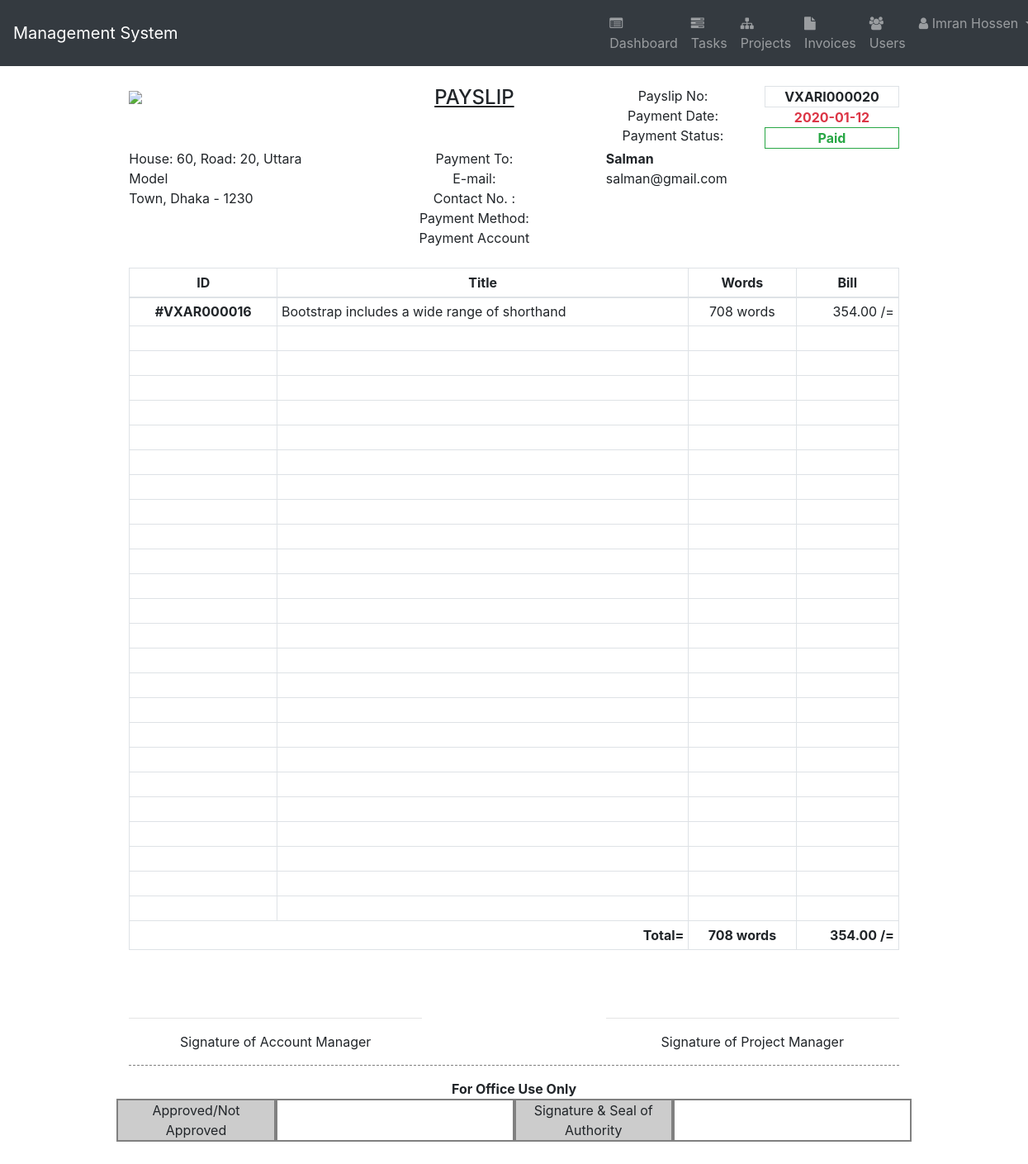
Page /generate.php?invoice=20 (signed in) on the committed database.
### tables this page shows
CREATE TABLE `invoice` (
  `id` int(255) NOT NULL,
  `name` varchar(255) NOT NULL,
  `paid` int(255) NOT NULL,
  `words` int(255) NOT NULL,
  `paid_to` int(100) NOT NULL,
  `creation_date` timestamp(6) NOT NULL DEFAULT CURRENT_TIMESTAMP(6),
  `paid_date` timestamp(6) NULL DEFAULT NULL,
  `status` int(2) NOT NULL
);

CREATE TABLE `users` (
  `id` int(255) NOT NULL,
  `name` varchar(100) NOT NULL,
  `email` varchar(100) NOT NULL,
  `phone` varchar(20) NOT NULL,
  `address` varchar(255) NOT NULL,
  `payment_method` varchar(255) NOT NULL,
  `payment_account` varchar(255) NOT NULL,
  `rate` int(255) NOT NULL,
  `role` varchar(100) NOT NULL,
  `fb_url` varchar(255) NOT NULL,
  `twitter_url` varchar(255) NOT NULL,
  `instagram_url` varchar(255) NOT NULL,
  `password` varchar(20) NOT NULL,
  `picture` varchar(10000) NOT NULL,
  `quality` int(1) NOT NULL,
  `join_date` timestamp(6) NOT NULL DEFAULT CURRENT_TIMESTAMP(6)
);

CREATE TABLE `tasks` (
  `id` int(255) NOT NULL,
  `name` varchar(255) NOT NULL,
  `description` varchar(10000) NOT NULL,
  `assignee` int(255) NOT NULL,
  `creator` int(255) NOT NULL,
  `words` int(255) NOT NULL,
  `rate` int(255) NOT NULL,
  `type` varchar(255) NOT NULL,
  `project` int(255) NOT NULL,
  `deadline` date DEFAULT NULL,
  `created` timestamp(6) NOT NULL DEFAULT CURRENT_TIMESTAMP(6),
  `status` varchar(100) NOT NULL,
  `publishing` int(255) NOT NULL,
  `publisher` int(255) NOT NULL,
  `publish_status` int(255) NOT NULL,
  `publish_link` varchar(255) NOT NULL,
  `invoice` varchar(255) NOT NULL,
  `attachment` varchar(1000) NOT NULL,
  `remarks` varchar(1000) NOT NULL,
  `priority` int(255) NOT NULL
);

### functions/DB.func.php (called while the page is built, shortened)
<?php
function get_user_data($connect,$id){
	$sql = "SELECT * FROM users WHERE id=$id";
	$result = $connect->query($sql);
	if ($result->num_rows > 0) {
		return $result->fetch_assoc();
	}
}
function get_tasks_by_invoice($connect,$invoice){
	$sql = "SELECT * FROM tasks WHERE status=4 AND invoice='$invoice'";
	$result = $connect->query($sql);
		return $result;
}
function get_invoice_data($connect,$id){
	$sql = "SELECT * FROM invoice WHERE id=$id";
	$result = $connect->query($sql);
		return $result->fetch_assoc();
}
?>

### generate.php (the view, shortened to what this page needs)
<?php
include "inc/header.php";
				?>
		<?php
		if (isset($_GET['invoice'])) {
			$invoice_id = "VXARI".str_pad($_GET['invoice'], 6, '0', STR_PAD_LEFT);
			$invoice = get_invoice_data($connect,$_GET['invoice']);?>
				<div class="row" id="invoice">
					<div class="col-1"></div>
					<div class="col-3">
						<img src="https://viserx.com/wp-content/uploads/2019/04/logo-e1555414846101.png" height="100px">
					</div>
					<div class="col-3 text-center">
						<u><h4>PAYSLIP</h4></u>
					</div>
					<div class="col-2 text-center">
						Payslip No:
						<br>
						Payment Date:
						<br>
						Payment Status:
					</div>
					<div class="col-2 text-center">
						<div class="border"><b><?php echo $invoice_id;?></b></div>
						<div class="text-danger"><b><?php echo date("Y-m-d",strtotime($invoice['creation_date']));?></b></div>
						<div><b><?php if ($invoice['status']==1){echo "<div class='border border-success text-success'>Paid</div>";} else {echo "<div class='border border-danger text-danger'>Unpaid</div>";} ?> </b></div>
					</div>
					<div class="col-1"></div>
					<div class="col-1"></div>
					<div class="col-3">
						House: 60, Road: 20, Uttara Model
						<br>
						Town, Dhaka - 1230
					</div>
					<div class="col-3 text-center">
						<?php $user = get_user_data($connect,$invoice['paid_to']);?>
						Payment To:
						<br>
						E-mail:
						<br>
						Contact No. :
						<br>
						Payment Method:
						<br>
						Payment Account
					</div>
					<div class="col-2 text-left">
						<b><?php echo $user['name'];?></b>
						<br>
						<?php echo $user['email'];?>
						<br>
						<br>
						<br>
					</div>
					<div class="col-2">
					</div>
					<div class="col-1"></div>
					<br>
					<br>
					<br>
					<br>
					<br>
					<br>
					<div class="col-1"></div>
					<div class="col-10">
						<table class="table table-sm table-bordered">
							<thead>
								<tr align="center">
									<th scope="col">ID</th>
									<th scope="col">Title</th>
									<th scope="col">Words</th>
									<th scope="col">Bill</th>
								</tr>
							</thead>
							<tbody>
								<?php
								$tasks = get_tasks_by_invoice($connect,$invoice_id);
								$words = 0;
								$bill = 0;
								while ($task = mysqli_fetch_array($tasks)){?>
									<tr>
										<th scope="row" class="text-center"><?php echo "#VXAR".str_pad($task['id'], 6, '0', STR_PAD_LEFT);?></th>
										<td><?php echo $task['name'];?></td>
										<td class="text-center"><?php $words += $task['words']; echo $task['words'];?> words</td>
										<td class="text-right"><?php $bill +=($task['words']/1000)*$task['rate']; echo number_format(($task['words']/1000)*$task['rate'],2);?> /=</td>
									</tr>
								<?php } if($tasks->num_rows<25){ $count = $tasks->num_rows; while ($count<25) {?>
									<tr style="height: 30px">
										<th scope="row" class="text-center"></th>
										<td></td>
										<td class="text-center"></td>
										<td class="text-right"></td>
									</tr>
									<?php $count++; } }?>
									<tr>
										<th scope="row" class="text-right" colspan="2">Total=</th>
										<th scope="row" class="text-center"><?php echo $words;?> words</th>
										<th scope="row" class="text-right"><?php echo number_format($bill,2);?> /=</th>
									</tr>
								</tbody>
							</table>
						</div>
						<div class="col-1"></div>
						<div class="col-12" style="height: 50px;"></div>
						<div class="col-1"></div>
						<div class="col-4 text-center">
							<hr>
							Signature of Account Manager
						</div>
						<div class="col-2"></div>
						<div class="col-4 text-center">
							<hr>
							Signature of Project Manager
						</div>
						<div class="col-1"></div>
						<div class="col-1"></div>
						<div class="col-10"><hr style="border-top: 1px dashed grey"/></div>
						<div class="col-1"></div>
						<div class="col-12 text-center"><b>For Office Use Only</b></div>
						<div class="col-1"></div>
						<div class="col-2 text-center" style="background: rgba(0,0,0,0.2); border: 2px solid grey;">Approved/Not Approved</div>
						<div class="col-3" style="border: 2px solid grey;"></div>
						<div class="col-2 text-center" style="background: rgba(0,0,0,0.2); border: 2px solid grey;">Signature & Seal of Authority</div>
						<div class="col-3" style="border: 2px solid grey;"></div>
						<div class="col-1"></div>
					</div>
					<div class="row">
						<div class="col-12" style="height: 30px;"></div>
					</div>
				<?php
			}
		?>
	</div>
</body>
</html>

### rows in the picture
invoice: creation_date "2020-01-12"
users: name "Salman", email "salman@gmail.com"
tasks: id "000016", name "Bootstrap includes a wide range of shorthand", words "708", ($task['words']/1000)*$task['rate'] "354.00"

### other values in the picture
$_SESSION['name'] "Imran Hossen"
$invoice_id "VXARI000020"
$words "708"
$bill "354.00"
